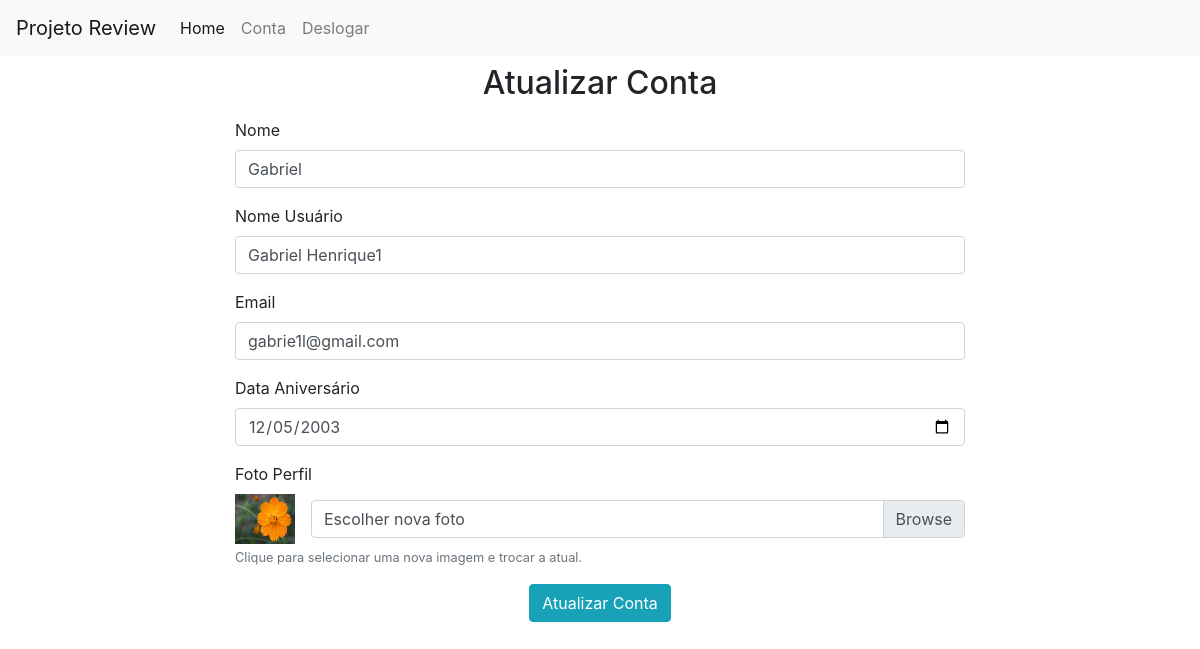
/conta/atualizar (signed in), run on the app's committed database.
### review/usuario/models.py (models this page shows)
class UsuarioDb(db.Model, UserMixin):
    id = db.Column(db.Integer,primary_key = True)
    nome = db.Column(db.String(80), unique = False, nullable=False)
    nome_usuario = db.Column(db.String(80),unique = True, nullable = False)
    email = db.Column(db.String(80),unique = True, nullable=False)
    data_aniversario = db.Column(db.Date, nullable=False)
    senha = db.Column(db.String(80), unique= False, nullable=False)
    foto_perfil = db.Column(db.String(200),unique=False,nullable=False)
    data_cadastro = db.Column(db.Date,default=datetime.utcnow())

### review/usuario/routes.py (the view, shortened to what this page needs)
@app.route('/conta/atualizar', methods = ['GET','POST'])
@login_required
def conta_atualizar():
    usuario_atualizar = UsuarioDb.query.get(current_user.id)
    return render_template('usuario/usuario_atualizar.html')

### review/admin/routes.py (called while the page is built)
@login_manager.user_loader
def load_user(user_id):
    admin = Admin.query.get(int(user_id))
    if admin:
        return admin
    else:
        return UsuarioDb.query.get(int(user_id))

### review/templates/usuario/usuario_atualizar.html (shortened to what this page needs)
{% extends "base.html" %}
{% block content %}
<div class="container">
    <h2 class="text-center p-2">Atualizar Conta</h2>
    <div class="row justify-content-center">
        <div class="col-md-8">
            <form method="post" action="" enctype="multipart/form-data">
                <div class="form-group">
                    <label for="nome">Nome</label>
                    <input type="text" name="nome" id="nome" class="form-control" value="{{ current_user.nome }}">
                </div>
                <div class="form-group">
                    <label for="nome">Nome Usuário</label>
                    <input type="text" name="nome_usuario" id="nome" class="form-control" value="{{ current_user.nome_usuario }}">
                </div>
                <div class="form-group">
                    <label for="email">Email</label>
                    <input type="email" name="email" id="email" class="form-control" value="{{ current_user.email }}">
                </div>
                <div class="form-group">
                    <label for="data_aniversario">Data Aniversário</label>
                    <input type="date" name="data_aniversario" id="data_aniversario" class="form-control" value="{{ current_user.data_aniversario }}">
                </div>
                <div class="form-group">
                    <label for="foto_perfil">Foto Perfil</label>
                    <div class="d-flex align-items-center">
                        <img src="{{ url_for('static', filename='images/' + current_user.foto_perfil) }}" width="60" height="50" alt="" class="mr-3">
                        <div class="custom-file">
                            <label class="custom-file-label" for="foto_perfil">Escolher nova foto</label>
                        </div>
                    </div>
                    <small class="form-text text-muted">Clique para selecionar uma nova imagem e trocar a atual.</small>
                </div>
                <div class="text-center">
                    <button type="submit" class="btn btn-info">Atualizar Conta</button>
                </div>
            </form>
        </div>
    </div>
</div>
{% endblock %}

### data on the page
UsuarioDb: nome "Gabriel", nome_usuario "Gabriel Henrique1", email "gabrie1l@gmail.com", data_aniversario "12/05/2003", foto_perfil (picture)
